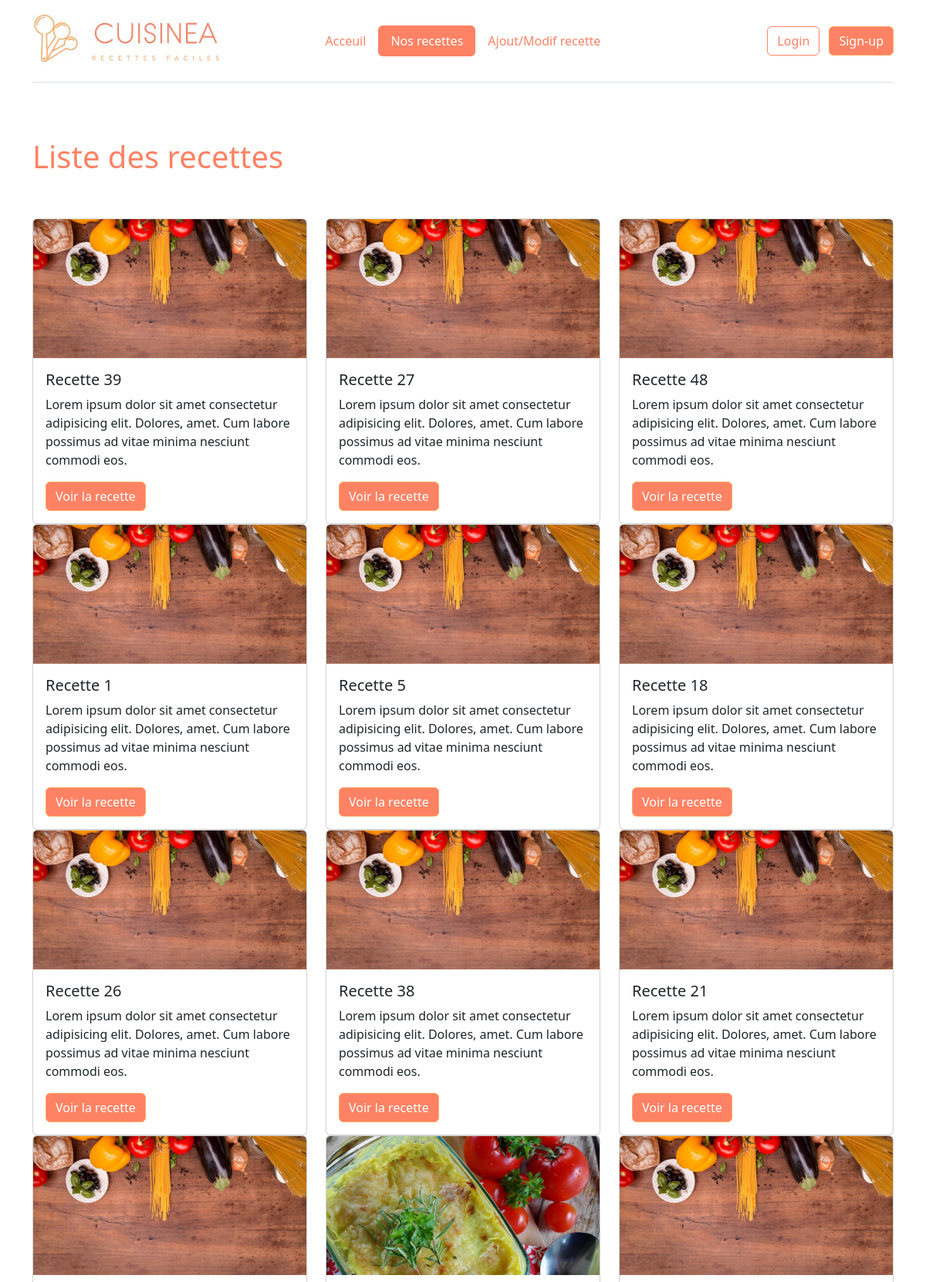
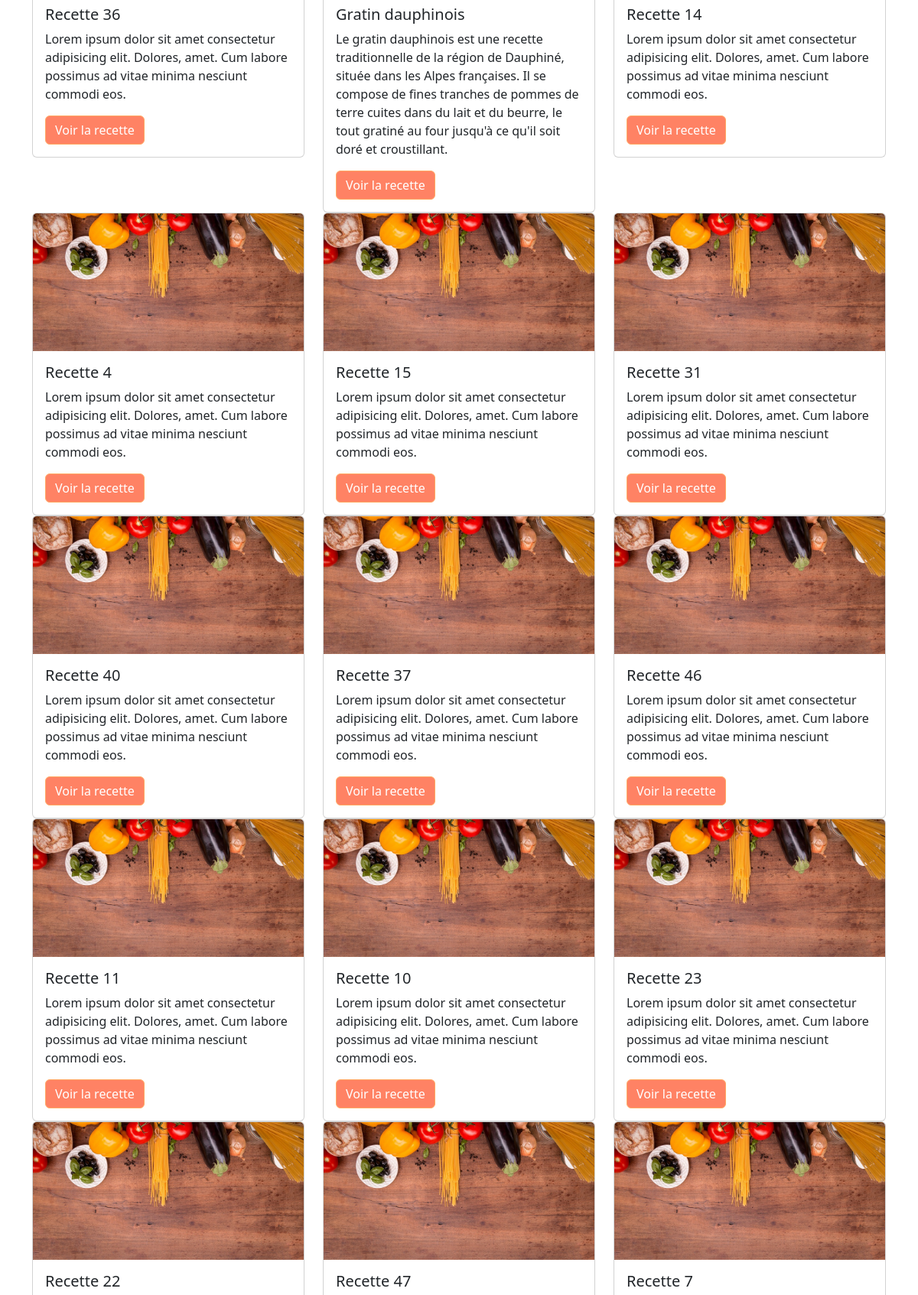
Page /recettes.php (upper part) on the committed database (2 pictures, top to bottom).
### tables this page shows
CREATE TABLE IF NOT EXISTS `recipes` (
  `id` int(11) NOT NULL AUTO_INCREMENT,
  `category_id` int(11) NOT NULL,
  `title` varchar(255) NOT NULL,
  `description` text NOT NULL,
  `ingredients` text NOT NULL,
  `instructions` text NOT NULL,
  `image` varchar(255) DEFAULT NULL,
  PRIMARY KEY (`id`),
  KEY `category_id` (`category_id`)
);

### lib/recipe.php (called while the page is built, shortened)
<?php
function getRecipeImage(string|null $image)
{
  if ($image === null) {
    return _ASSETS_IMG_PATH_ . 'recipe_default.jpg';
  } else {
    return _RECIPES_IMG_PATH_ . $image;
  }
}
function getRecipes(PDO $pdo, int $limit = null)
{
  $sql = 'SELECT * FROM recipes ORDER BY RAND() DESC';
  $query = $pdo->prepare($sql);
  $query->execute();
  return $query->fetchAll();
}

### template/recipe_partial.php (the view)
<div class="col-md-4">
  <div class="card">
    <img src="<?= getRecipeImage($recipe['image']); ?>" class="card-img-top" alt="<?= $recipe['title']; ?>">
    <div class="card-body">
      <h5 class="card-title"><?= $recipe['title']; ?></h5>
      <p class="card-text"><?= $recipe['description']; ?></p>
      <a href="recette.php?id=<?= $recipe['id']; ?>" class="btn btn-primary">Voir la recette</a>
    </div>
  </div>
</div>

### recettes.php
<?php
require_once('template/header.php');
require_once('lib/recipe.php');
$recipes = getRecipes($pdo);
?>
<div class="row flex-lg-row-reverse align-items-center g-5 py-5">
  <h1>Liste des recettes</h1>
</div>
<div class="row">
  <?php
  foreach ($recipes as $key => $recipe) {
    include('template/recipe_partial.php');
  }  ?>
</div>
<?php
require_once('template/footer.php');
?>

### rows in the picture
recipes: title "Recette 39", description "Lorem ipsum dolor sit amet consectetur adipisicing elit. Dolores, amet. Cum labore possimus ad vitae minima nesciunt commodi eos."
recipes: title "Recette 27", description "Lorem ipsum dolor sit amet consectetur adipisicing elit. Dolores, amet. Cum labore possimus ad vitae minima nesciunt commodi eos."
recipes: title "Recette 48", description "Lorem ipsum dolor sit amet consectetur adipisicing elit. Dolores, amet. Cum labore possimus ad vitae minima nesciunt commodi eos."
recipes: title "Recette 1", description "Lorem ipsum dolor sit amet consectetur adipisicing elit. Dolores, amet. Cum labore possimus ad vitae minima nesciunt commodi eos."
recipes: title "Recette 5", description "Lorem ipsum dolor sit amet consectetur adipisicing elit. Dolores, amet. Cum labore possimus ad vitae minima nesciunt commodi eos."
recipes: title "Recette 18", description "Lorem ipsum dolor sit amet consectetur adipisicing elit. Dolores, amet. Cum labore possimus ad vitae minima nesciunt commodi eos."
recipes: title "Recette 26", description "Lorem ipsum dolor sit amet consectetur adipisicing elit. Dolores, amet. Cum labore possimus ad vitae minima nesciunt commodi eos."
recipes: title "Recette 38", description "Lorem ipsum dolor sit amet consectetur adipisicing elit. Dolores, amet. Cum labore possimus ad vitae minima nesciunt commodi eos."
recipes: title "Recette 21", description "Lorem ipsum dolor sit amet consectetur adipisicing elit. Dolores, amet. Cum labore possimus ad vitae minima nesciunt commodi eos."
recipes: title "Recette 36", description "Lorem ipsum dolor sit amet consectetur adipisicing elit. Dolores, amet. Cum labore possimus ad vitae minima nesciunt commodi eos."
recipes: image (picture), title "Gratin dauphinois", description "Le gratin dauphinois est une recette traditionnelle de la région de Dauphiné, située dans les Alpes françaises. Il se compose de fines tranches de pommes de terre cuites dans du lait et du beurre, le tout gratiné au four jusqu'à ce qu'il soit doré et croustillant."
recipes: title "Recette 14", description "Lorem ipsum dolor sit amet consectetur adipisicing elit. Dolores, amet. Cum labore possimus ad vitae minima nesciunt commodi eos."
recipes: title "Recette 4", description "Lorem ipsum dolor sit amet consectetur adipisicing elit. Dolores, amet. Cum labore possimus ad vitae minima nesciunt commodi eos."
recipes: title "Recette 15", description "Lorem ipsum dolor sit amet consectetur adipisicing elit. Dolores, amet. Cum labore possimus ad vitae minima nesciunt commodi eos."
recipes: title "Recette 31", description "Lorem ipsum dolor sit amet consectetur adipisicing elit. Dolores, amet. Cum labore possimus ad vitae minima nesciunt commodi eos."
recipes: title "Recette 40", description "Lorem ipsum dolor sit amet consectetur adipisicing elit. Dolores, amet. Cum labore possimus ad vitae minima nesciunt commodi eos."
recipes: title "Recette 37", description "Lorem ipsum dolor sit amet consectetur adipisicing elit. Dolores, amet. Cum labore possimus ad vitae minima nesciunt commodi eos."
recipes: title "Recette 46", description "Lorem ipsum dolor sit amet consectetur adipisicing elit. Dolores, amet. Cum labore possimus ad vitae minima nesciunt commodi eos."
recipes: title "Recette 11", description "Lorem ipsum dolor sit amet consectetur adipisicing elit. Dolores, amet. Cum labore possimus ad vitae minima nesciunt commodi eos."
recipes: title "Recette 10", description "Lorem ipsum dolor sit amet consectetur adipisicing elit. Dolores, amet. Cum labore possimus ad vitae minima nesciunt commodi eos."
recipes: title "Recette 23", description "Lorem ipsum dolor sit amet consectetur adipisicing elit. Dolores, amet. Cum labore possimus ad vitae minima nesciunt commodi eos."
recipes: title "Recette 22"
recipes: title "Recette 47"
recipes: title "Recette 7"

### other values in the picture
$value "Acceuil"
$value "Nos recettes"
$value "Ajout/Modif recette"
